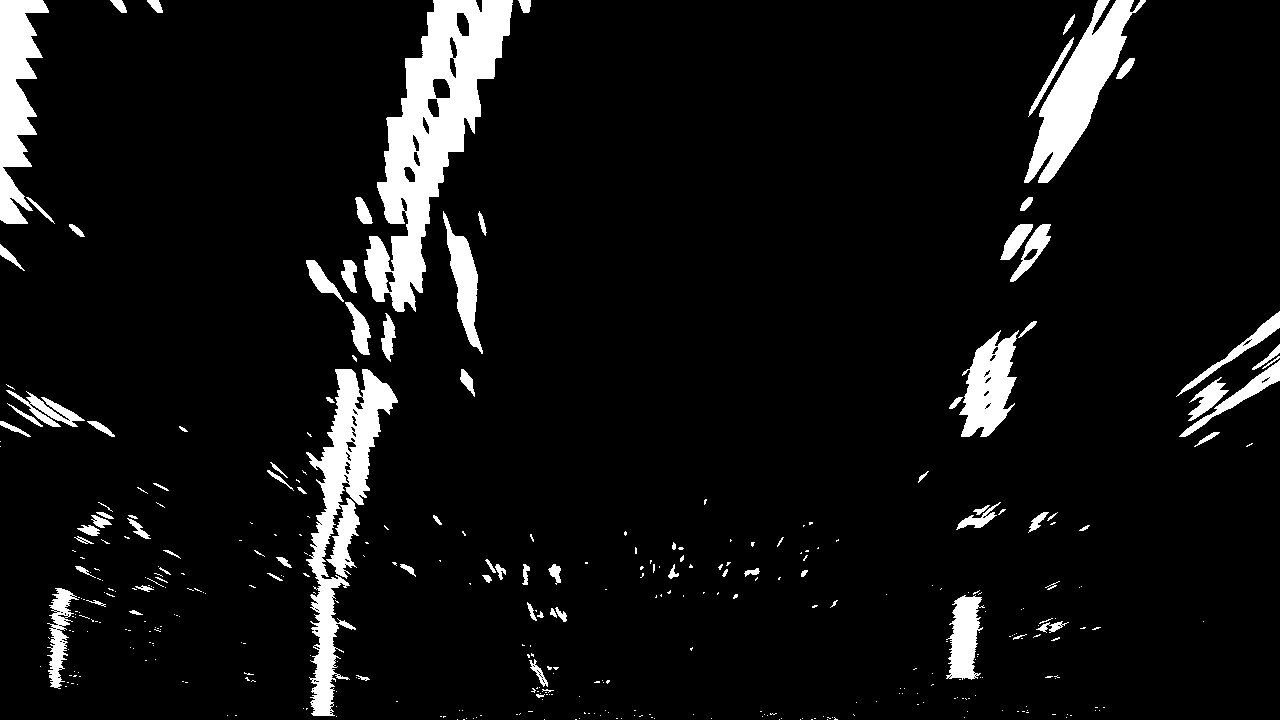
#> input picture calibration_wide/warped_example.jpg, 1280 x 720 px
$ jupyter execute --allow-errors 'Finding the Lanes.ipynb'   (shell and % lines are left out)   (older library calls are emulated)
#> lines starting #> are read from the running program, lines starting #| are printed output that depends on the picture; after the words box and inside, x2 and y2 are one past the last pixel; in counts of white or black regions, pixels touching at a corner belong together
### Locate the Lane Lines and Fit a Polynomial

[cell 1]
import numpy as np
import cv2
import matplotlib.pyplot as plt
import matplotlib.image as mpimg

# Read in an image, you can also try test1.jpg or test4.jpg
binary_warped = mpimg.imread('calibration_wide/warped_example.jpg')
#> binary_warped is the input picture: shape (720, 1280); min 0, max 255, mean 18.5
print(binary_warped.shape)
#| (720, 1280)
print(binary_warped.shape[0]/2)
#| 360.0
print(binary_warped[np.int32(binary_warped.shape[0]/2):,:])
#> (printed output is left out)
#binary_warped = cv2.cvtColor(img, cv2.COLOR_RGB2GRAY)
#> (the rest of this cell did not finish here and is left out)

### Skip the sliding windows step once you know where the lines are

[cell 2]
# Assume you now have a new warped binary image
# from the next frame of video (also called "binary_warped")
# It's now much easier to find line pixels!
nonzero = binary_warped.nonzero()
#> nonzero = 89486 positions, rows 0 to 719, columns 0 to 1279
nonzeroy = np.array(nonzero[0])
nonzerox = np.array(nonzero[1])
margin = 100
#> (the rest of this cell did not finish here and is left out)

### Sliding Window Search

[cell 3]
import numpy as np
import matplotlib.pyplot as plt
import matplotlib.image as mpimg
import glob
import cv2

# Read in a thresholded image
warped = mpimg.imread('calibration_wide/warped_example.jpg')
plt.imshow(warped, cmap='gray')
# window settings
window_width = 50
window_height = 80 # Break image into 9 vertical layers since image height is 720
margin = 50 # How much to slide left and right for searching

def window_mask(width, height, img_ref, center,level):
    output = np.zeros_like(img_ref)
    output[int(img_ref.shape[0]-(level+1)*height):int(img_ref.shape[0]-level*height),
               max(0,int(center-width/2)):min(int(center+width/2),
                img_ref.shape[1])] = 1
    return output

def find_window_centroids(image, window_width, window_height, margin):

#> called with window_width = 50, window_height = 80, margin = 50
    window_centroids = [] # Store the (left,right) window centroid positions per level
    window = np.ones(window_width) # Create our window template that we will use for convolutions

    # First find the two starting positions for the left and right lane by using np.sum to get the vertical image slice
    # and then np.convolve the vertical image slice with the window template

    # Sum quarter bottom of image to get slice, could use a different ratio
    l_sum = np.sum(warped[int(3*warped.shape[0]/4):,:int(warped.shape[1]/2)], axis=0)
#> l_sum = 640 values, max 44595 at index 320, min 0 at index 0, mean 2862.4
    l_center = np.argmax(np.convolve(window,l_sum))-window_width/2
#> l_center = 329
    r_sum = np.sum(warped[int(3*warped.shape[0]/4):,int(warped.shape[1]/2):], axis=0)
#> r_sum = 640 values, max 21690 at index 324, min 0 at index 144, mean 1205.5
    r_center = np.argmax(np.convolve(window,r_sum))-window_width/2+int(warped.shape[1]/2)
#> r_center = 964

    # Add what we found for the first layer
    window_centroids.append((l_center,r_center))

    # Go through each layer looking for max pixel locations
    for level in range(1,(int)(warped.shape[0]/window_height)):
	    # convolve the window into the vertical slice of the image
	    image_layer = np.sum(warped[int(warped.shape[0]-(level+1)*window_height):int(warped.shape[0]-level*window_height),:], axis=0)
	    conv_signal = np.convolve(window, image_layer)
	    # Find the best left centroid by using past left center as a reference
	    # Use window_width/2 as offset because convolution signal reference is at right side of window, not center of window
	    offset = window_width/2
	    l_min_index = int(max(l_center+offset-margin,0))
	    l_max_index = int(min(l_center+offset+margin,warped.shape[1]))
	    l_center = np.argmax(conv_signal[l_min_index:l_max_index])+l_min_index-offset
	    # Find the best right centroid by using past right center as a reference
	    r_min_index = int(max(r_center+offset-margin,0))
	    r_max_index = int(min(r_center+offset+margin,warped.shape[1]))
	    r_center = np.argmax(conv_signal[r_min_index:r_max_index])+r_min_index-offset
	    # Add what we found for that layer
	    window_centroids.append((l_center,r_center))
#> this loop made 8 passes
#> (l_min_index, l_max_index, l_center, r_min_index, r_max_index, r_center) on passes 1 to 8: (304, 404, 329, 939, 1039, 964), (304, 404, 337, 939, 1039, 980), (312, 412, 351, 955, 1055, 984), (326, 426, 367, 959, 1059, 990), (342, 442, 395, 965, 1065, 1024), (370, 470, 409, 999, 1099, 1035), (384, 484, 431, 1010, 1110, 1063), (406, 506, 463, 1038, 1138, 1101)
#> after the loop, window_centroids = [(329, 964), (329, 964), (337, 980), (351, 984), (367, 990), (395, 1024), (409, 1035), (431, 1063), (463, 1101)]

    return window_centroids

window_centroids = find_window_centroids(warped, window_width, window_height, margin)

# If we found any window centers
if len(window_centroids) > 0:

    # Points used to draw all the left and right windows
    l_points = np.zeros_like(warped)
    r_points = np.zeros_like(warped)

    # Go through each level and draw the windows
    for level in range(0,len(window_centroids)):
        # Window_mask is a function to draw window areas
	    l_mask = window_mask(window_width,window_height,warped,window_centroids[level][0],level)
	    r_mask = window_mask(window_width,window_height,warped,window_centroids[level][1],level)
	    # Add graphic points from window mask here to total pixels found
	    l_points[(l_points == 255) | ((l_mask == 1) ) ] = 255
	    r_points[(r_points == 255) | ((r_mask == 1) ) ] = 255
#> this loop made 9 passes
#> pass 1, `l_mask = window_mask(window_width,window_height,warped,window_centroid..`:
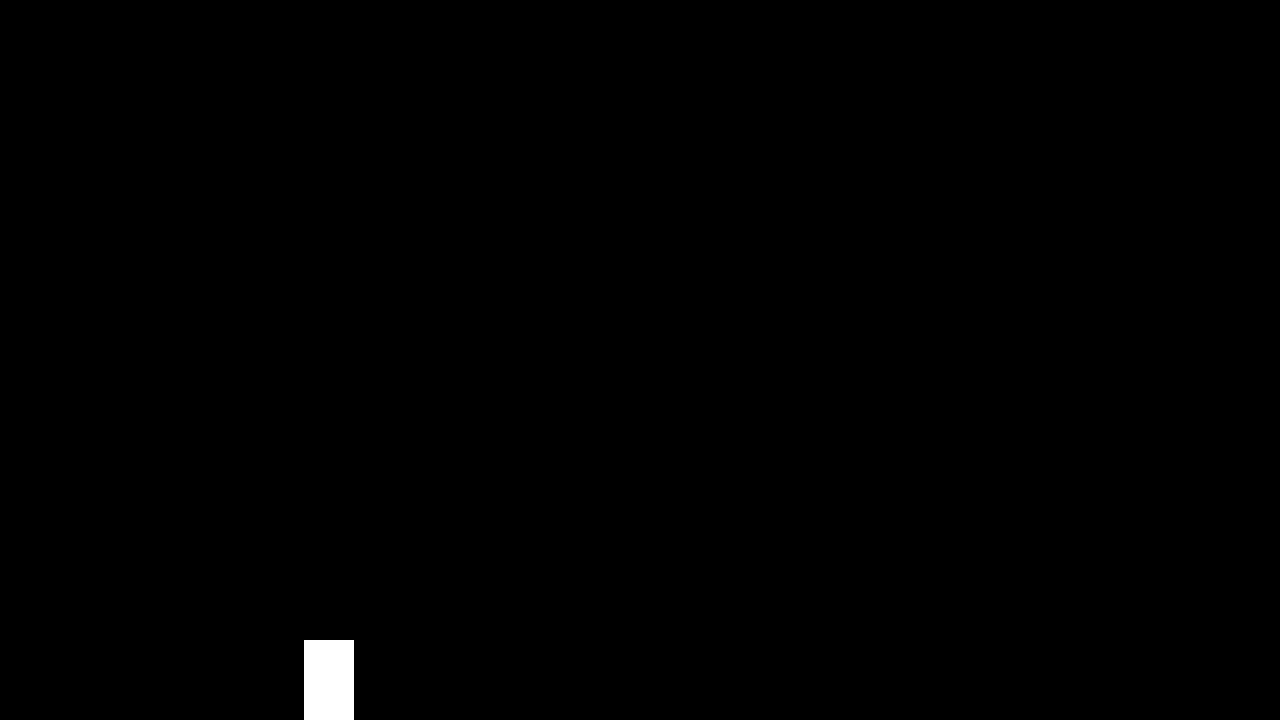
#> l_mask: shape (720, 1280); values 0 (black) and 1 (white), 0.43% white; 1 white region, box (x1, y1, x2, y2) and area: (304, 640, 354, 720) 4000
#> after the loop:
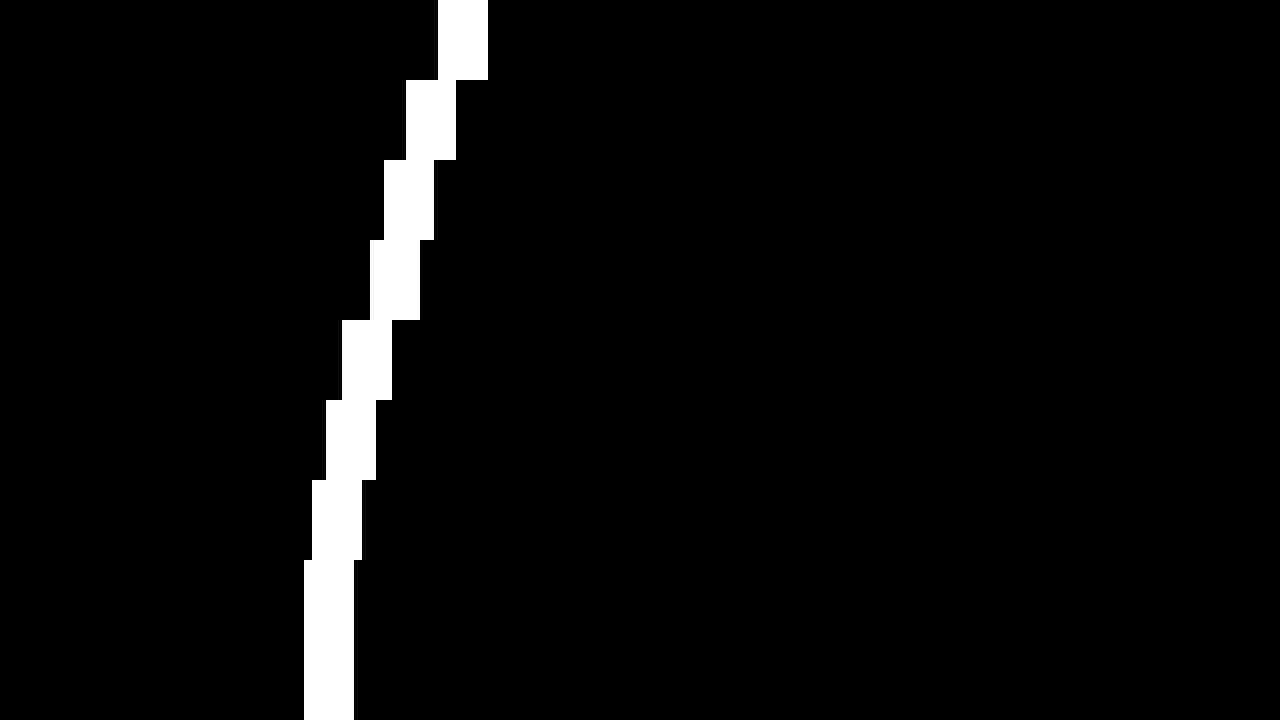
#> l_points: shape (720, 1280); 3.9% white; 1 white region, box (x1, y1, x2, y2) and area: (304, 0, 488, 720) 36000
#> after the loop:
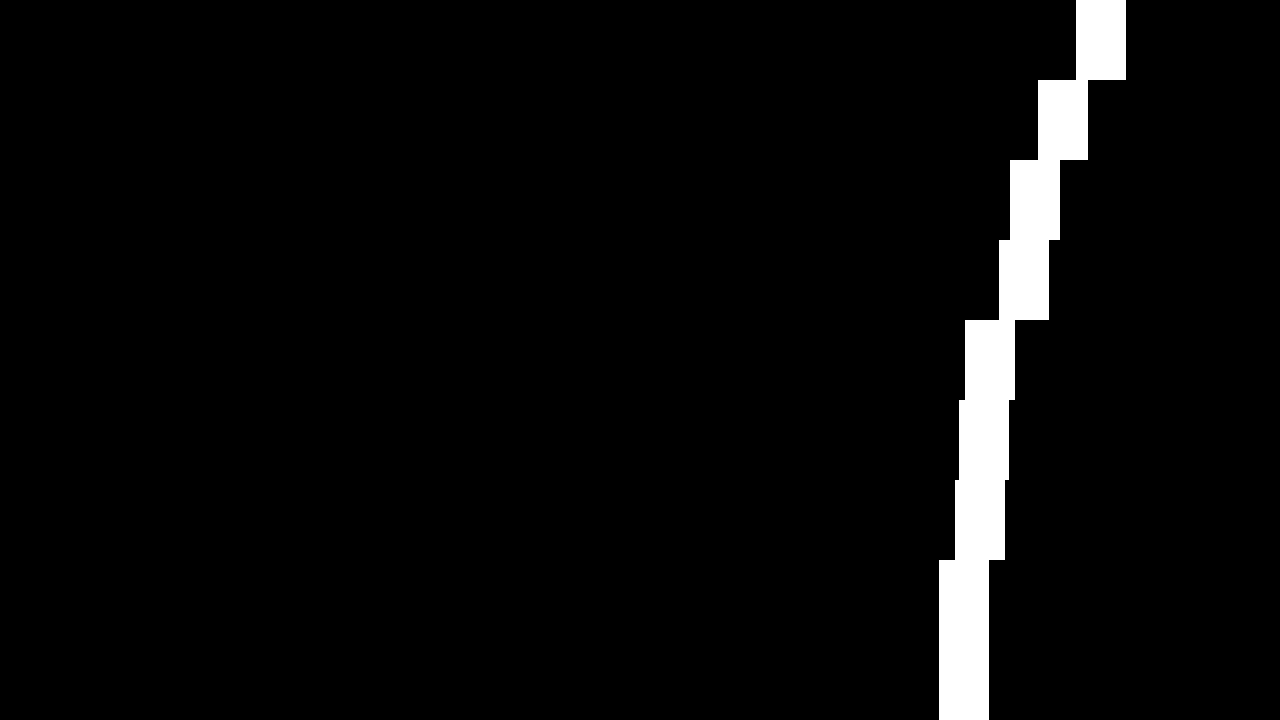
#> r_points: shape (720, 1280); 3.9% white; 1 white region, box (x1, y1, x2, y2) and area: (939, 0, 1126, 720) 36000

    # Draw the results
    template = np.array(r_points+l_points,np.uint8) # add both left and right window pixels together
#> template: shape (720, 1280); 7.8% white; 2 white regions, box (x1, y1, x2, y2) and area: (304, 0, 488, 720) 36000, (939, 0, 1126, 720) 36000
    zero_channel = np.zeros_like(template) # create a zero color channel
    template = np.array(cv2.merge((zero_channel,template,zero_channel)),np.uint8) # make window pixels green
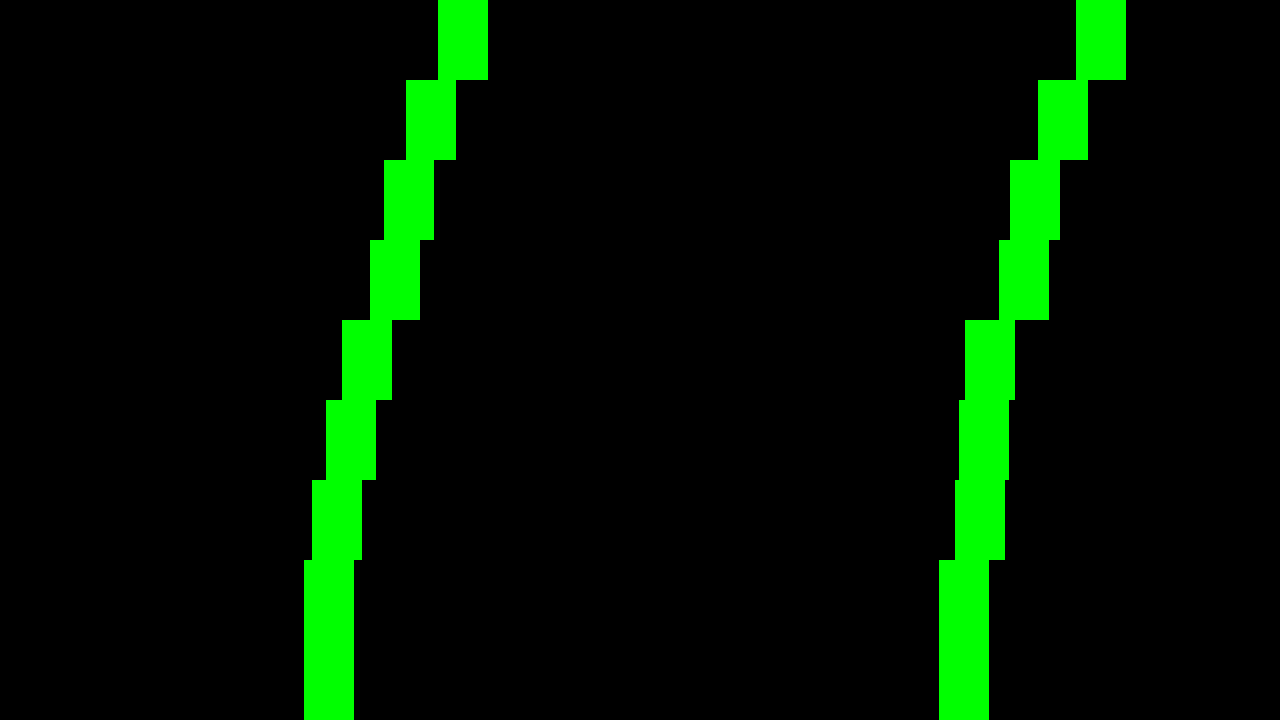
#> template: shape (720, 1280, 3); mean of channels 0, 1, 2 0, 19.9, 0; drawn as R, G, B
    warpage = np.array(cv2.merge((warped,warped,warped)),np.uint8) # making the original road pixels 3 color channels
    output = cv2.addWeighted(warpage, 1, template, 0.5, 0.0) # overlay the orignal road image with window results

# If no window centers found, just display orginal road image
else:
    output = np.array(cv2.merge((warped,warped,warped)),np.uint8)

# Display the final results
plt.imshow(output)
plt.title('window fitting results')
plt.show()

#### Measuring Curvature

[cell 4]
import numpy as np
import matplotlib.pyplot as plt
# Generate some fake data to represent lane-line pixels
ploty = np.linspace(0, 719, num=720)# to cover same y-range as image
quadratic_coeff = 3e-4 # arbitrary quadratic coefficient
# For each y position generate random x position within +/-50 pix
# of the line base position in each case (x=200 for left, and x=900 for right)
leftx = np.array([200 + (y**2)*quadratic_coeff + np.random.randint(-50, high=51)
                              for y in ploty])
rightx = np.array([900 + (y**2)*quadratic_coeff + np.random.randint(-50, high=51)
                                for y in ploty])

leftx = leftx[::-1]  # Reverse to match top-to-bottom in y
rightx = rightx[::-1]  # Reverse to match top-to-bottom in y


# Fit a second order polynomial to pixel positions in each fake lane line
left_fit = np.polyfit(ploty, leftx, 2)
left_fitx = left_fit[0]*ploty**2 + left_fit[1]*ploty + left_fit[2]
right_fit = np.polyfit(ploty, rightx, 2)
right_fitx = right_fit[0]*ploty**2 + right_fit[1]*ploty + right_fit[2]

# Plot up the fake data
mark_size = 3
plt.plot(leftx, ploty, 'o', color='red', markersize=mark_size)
plt.plot(rightx, ploty, 'o', color='blue', markersize=mark_size)
plt.xlim(0, 1280)
plt.ylim(0, 720)
plt.plot(left_fitx, ploty, color='green', linewidth=3)
plt.plot(right_fitx, ploty, color='green', linewidth=3)
plt.gca().invert_yaxis() # to visualize as we do the images
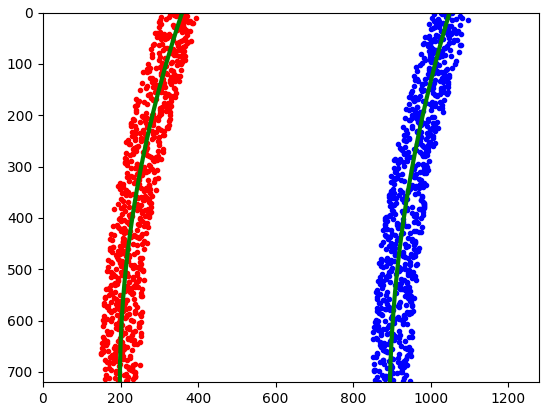
#> figure drawn by matplotlib, 1 panel
